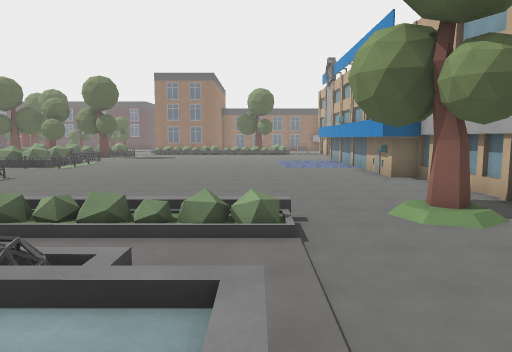
view 1 (above)

15 first-person views from a walk through a 3-D level made in the Godot game engine. The camera is 1.2 m above the floor, tilts 6° down and sees 70° across. The floor is counted in squares, 2 m on a side. Each view is taken from the middle of a square. On the plan, view 1 faces up. The plan holds only what a view shows up to about 10 squares ahead; the rest is blank. The place goes on beyond the plan.

view 2
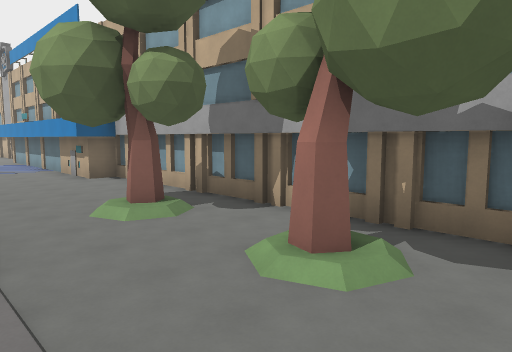

view 3
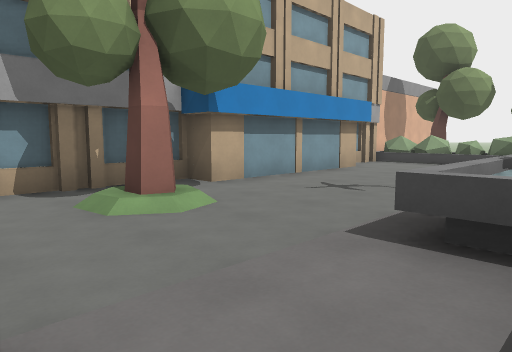

view 4
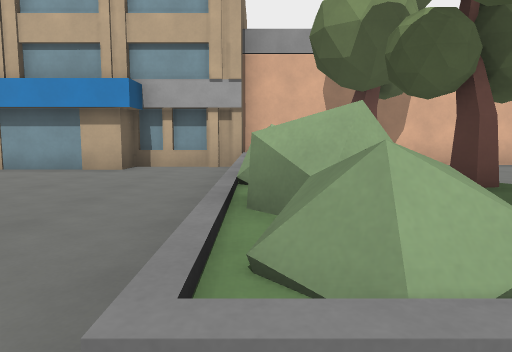

view 5
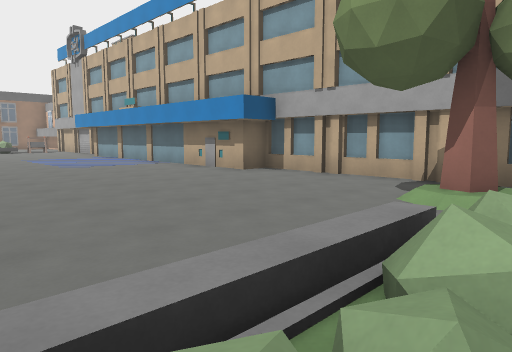

view 6
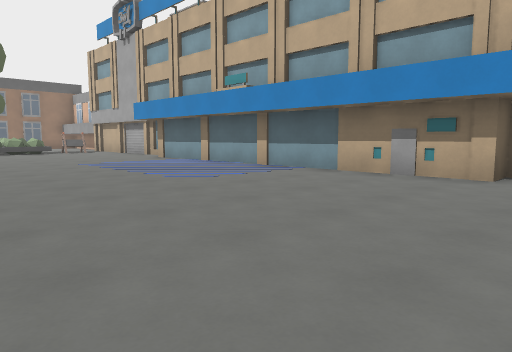

view 7
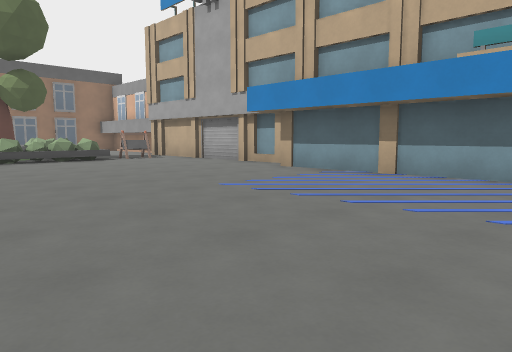

view 8
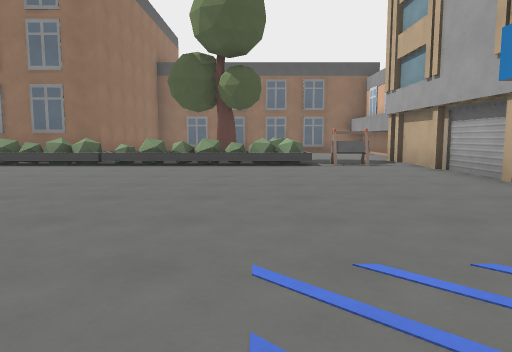

view 9
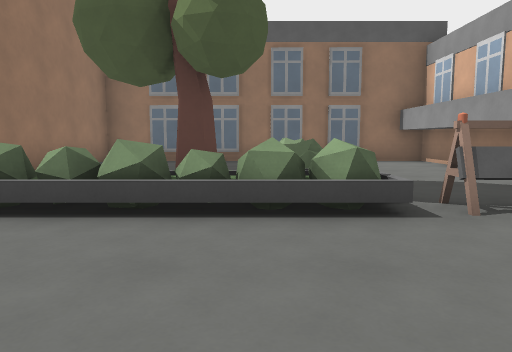

view 10
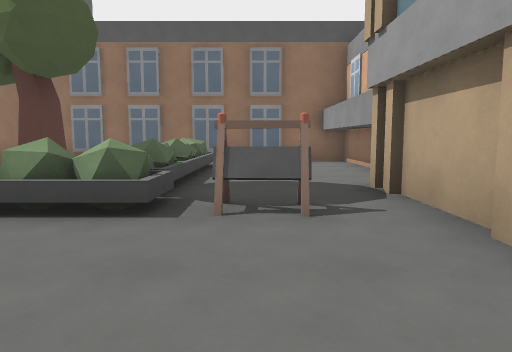

view 11
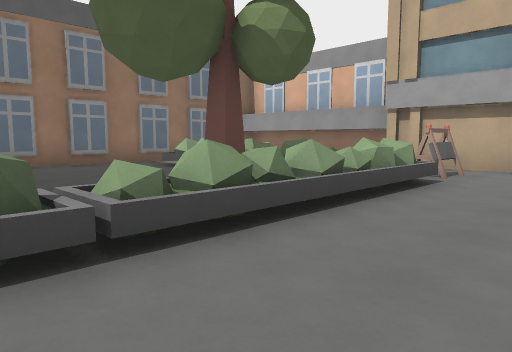

view 12
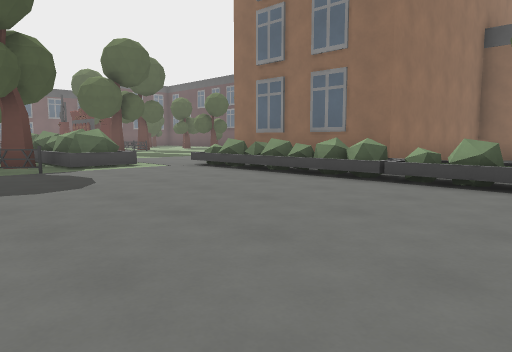

view 13
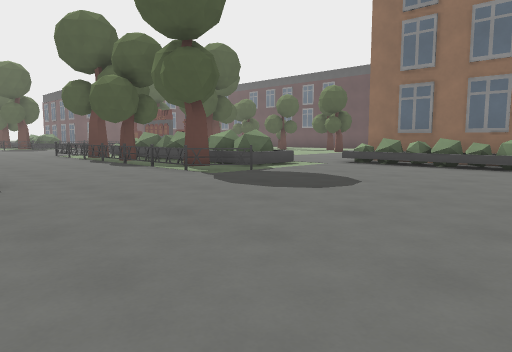

view 14
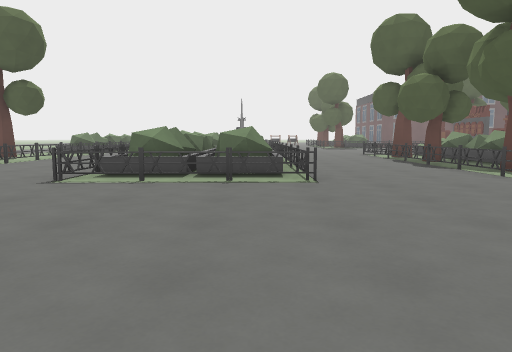

view 15
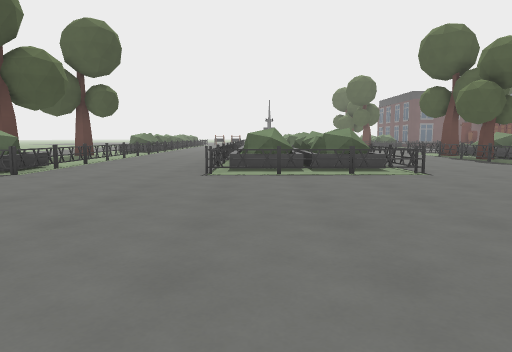

### Floor plan
Key: @ floor where view 1 was taken; # wall or solid block; x gap in a wall; . main floor; : floor 0.75 m higher than the main floor; / step, stairs or slope; = window, fence, low wall or low ledge; ^ raised ledge; v drop or lower ground; T tree; B block; O other object.
Columns run from 13 left of view 1 to 5 right of it. Each row starts with its distance up from view 1.
 31           BBBBBBBBB
 30           #..... .B
 29           #....= .O
 28           #..../..O
 27           #..../..O
 26          ##  T//..O
 25        ###B..///..#
 24      ..==#=/=/=v#.#
 23      .............#
 22  ^^#^^............#
 21   T=TT=...........#
 20  ##====...........#
 19 .................##
 18 .................#
 17   ...............#
 16  #####...........#
 15  ###==...........#
 14   ####=..........#
 13   ...............#
 12   ...............#
 11  ........  ......##
 10  x###==...........#
  9   .. ^ ...........#
  8    T   ...........#
  7         ..........#
  6            .......#
  5           ////..T.#
  4           ///=....#
  3            .......#
  2            =/...T.#
  1             :/....#
  0              @...##
 -1              /...#
 -2                ..#
 -3                ..#
 -4               ...##
 -5             ......#
 -6            .......#
 -7           .=^^^#^ O
 -8            ==x    O
 -9              /T   O

Positions as (right, up) in squares from view 1, and headings:
1: (0, 0), facing up
2: (0, 0), facing up-right
3: (-1, 4), facing down-right
4: (-3, -7), facing right
5: (-2, 4), facing up-right
6: (-2, 9), facing up-right
7: (-2, 14), facing up-right
8: (1, 16), facing up
9: (1, 21), facing up
10: (3, 21), facing up
11: (-3, 22), facing up-right
12: (0, 19), facing up-left
13: (-2, 16), facing up-left
14: (-2, 16), facing left
15: (-1, 14), facing left
